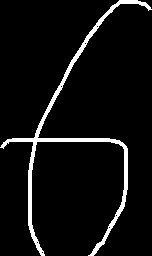
#> input picture Tkinter/image.png, 152 x 256 px
$ python -i main.py   (imports and definitions only)   (older library calls are emulated)
#> lines starting #> are read from the running program, lines starting #| are printed output that depends on the picture; after the words box and inside, x2 and y2 are one past the last pixel; in counts of white or black regions, pixels touching at a corner belong together
#> `image1 = PIL.Image.new("RGB", (435, 308), (0, 0, 0))`: image1: PIL image 435x308 RGB; every value is 0
#> further down, picture is the input picture: PIL image 152x256 RGB; 5.7% white; 1 white region, box (x1, y1, x2, y2) and area: (0, 0, 152, 256) 2232
import random
from tkinter import *
from PIL import ImageTk, Image, ImageDraw, ImageGrab
import PIL
import numpy as np
import joblib
from  HOG_and_Sobel import *
from scipy import ndimage
from sklearn.base import BaseEstimator, TransformerMixin

# Step 0. Load model
# [1 line not run here, left out]

# [19 lines left out: functions onEnter_btn0, onEnter_btn1, onLeave_btn0, onLeave_btn1, not called in this run]

def center_of_mass(image):

    (w, h) = image.size
#> w = 152; h = 256
    ratio = max(w, h) / 20
#> ratio = 12.8
    print(int(w // ratio), int(h // ratio))
#| 11 19
    if(min(int(w // ratio), int(h // ratio)) <= 0):
        image = image.resize((int(w // ratio) + 1, int(h // ratio) + 1), PIL.Image.ANTIALIAS)
    else:
        image = image.resize((int(w // ratio), int(h // ratio)), PIL.Image.ANTIALIAS)

    # get center_of_mass of image
    cy, cx = ndimage.measurements.center_of_mass(np.array(image.convert('L')))
#> cy = 9.84; cx = 4.96

    IMG_SIZE = 28
    #create blank image and paste image in
    base_image = Image.new("L", (IMG_SIZE, IMG_SIZE), 0)
#> base_image: PIL image 28x28 L; every value is 0
    base_image.paste(image.convert('L'), (int(IMG_SIZE / 2 - cx), int(IMG_SIZE / 2 - cy)))
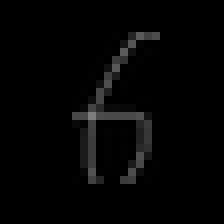
#> base_image: PIL image 28x28 L (shown 8 times larger); min 0, max 125, mean 4.5
    cy, cx = ndimage.measurements.center_of_mass(np.array(base_image))
#> cy = 13.84; cx = 13.96

    base_image.save('image_for_predict.png')

    return base_image

# [33 lines left out: function predict, not called in this run]

def btn_clicked():
    print("Button Clicked")

# [7 lines left out: function createText, not called in this run]

def deleteText():
    canvas.delete("predict_text")
    # load.destroy()
    # load.pack_forget()
# [5 lines left out: function clear_frame, not called in this run]

def get_x_and_y(event):
    global lasx, lasy
    lasx, lasy = event.x, event.y


# [5 lines left out: function draw_smth, not called in this run]

# [4 lines not run here, left out]
# [8 lines that did not run here, left out]
# [1 line not run here, left out]

# [6 lines of commented-out code are left out]

img0 = PhotoImage(file = f"img0.png")
b0 = Button(
    image = img0,
    borderwidth = 0,
    highlightthickness = 0,
    command = clear_frame,
    relief = "flat")

# [4 lines not run here, left out]

img1 = PhotoImage(file = f"img1.png")
b1 = Button(
    image = img1,
    borderwidth = 0,
    highlightthickness = 0,
    command = predict,
    relief = "flat")

# [10 lines not run here, left out]

# canvas.create_rectangle(
#     483, 22, 483+435, 22+308,
#     fill = "#000000",
#     outline = "")
###
# [8 lines that did not run here, left out]
# [1 line not run here, left out]

image1 = PIL.Image.new("RGB", (435, 308), (0, 0, 0))
draw = ImageDraw.Draw(image1)

# [2 lines not run here, left out]
###
# createText('')
# canvas.create_text(
#     709.0, 424.0,
#     text = "THIS IS NUMBER:",
#     fill = "#d60000",
#     font = ("Roboto-Bold", int(15.0)))

background_img = PhotoImage(file = f"background.png")
# [3 lines that did not run here, left out]

# [2 lines not run here, left out]

>>> from PIL import Image
>>> picture = Image.open('image.png')
>>> result = center_of_mass(picture)
